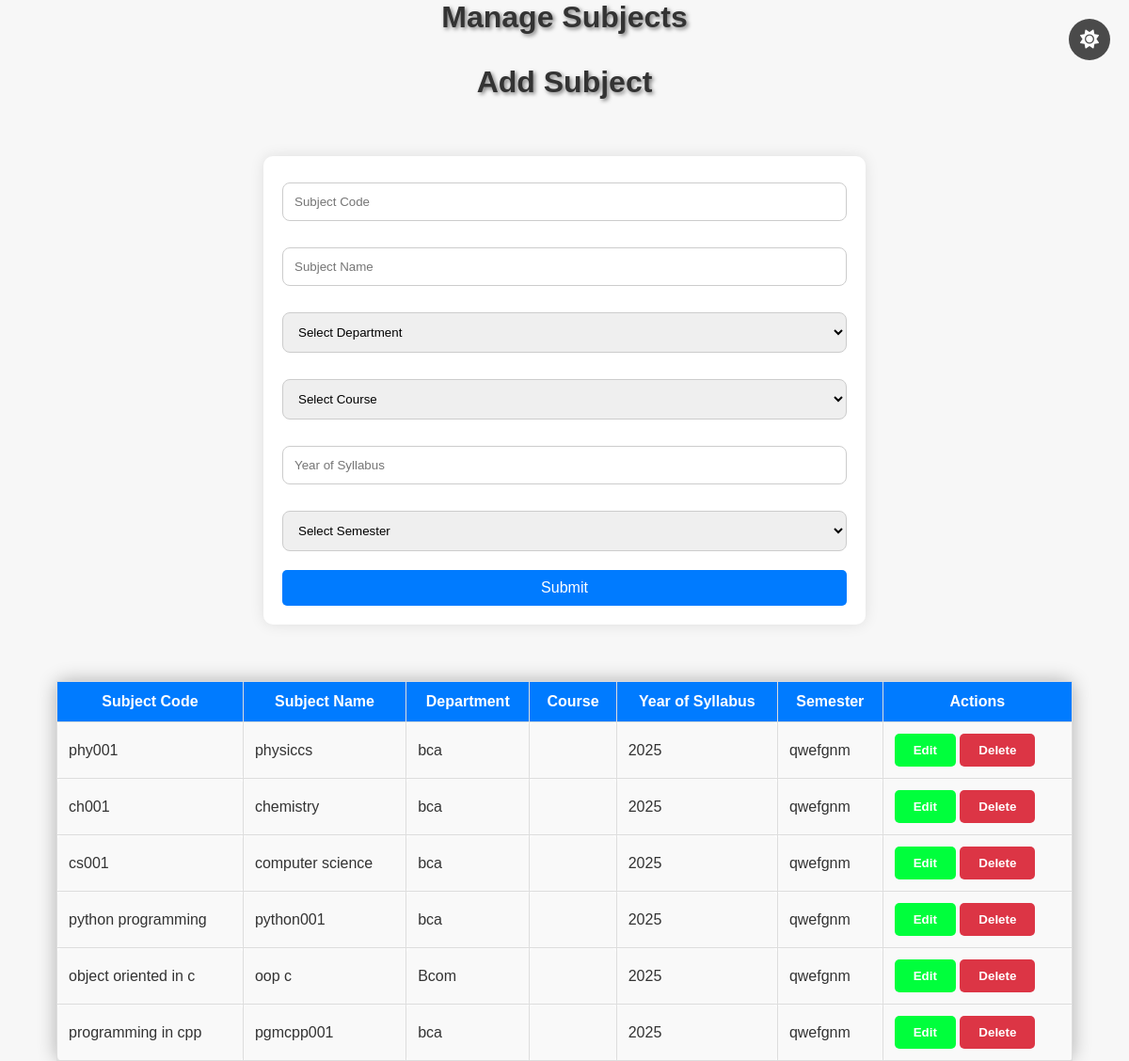
Page /subjects_management/ on the committed database.
### SynChronisApp/models.py (models this page shows)
class SubjectsTable(models.Model):
    SType=[
        ('Class Room', 'Class Room'),
        ('Computer Lab', 'Computer Lab'),
        ('Electronics Lab', 'Electronics Lab'),
        ('Physics Lab', 'Physics Lab'),
        ('Chemistry Lab', 'Chemistry Lab'),
        ('Biology Lab', 'Biology Lab'),
        ('Maths Lab', 'Maths Lab'),
        ('Library', 'Library'),
        ('Auditorium', 'Auditorium'),
        ('Seminar Hall', 'Seminar Hall'),
    ]
    Subject_code = models.CharField(max_length=50, null=True, blank=True)
    SubjectName = models.CharField(max_length=50, null=True, blank=True)
    SubjectType = models.CharField(max_length=50, choices=SType, null=True, blank=True)
    Department = models.ForeignKey('DepartmentsTable', on_delete=models.CASCADE, null=True, blank=True)
    Year_of_Syllabus = models.CharField(max_length=50, null=True, blank=True)
    Semester = models.ForeignKey(SemesterTable, on_delete=models.CASCADE, null=True, blank=True)

class DepartmentsTable(models.Model):
    department_id = models.IntegerField(null=False, blank=False)
    Department = models.CharField(max_length=50, null=True, blank=True)

class SemesterTable(models.Model):
    Semester = models.CharField(max_length=50, null=True, blank=True)
    StartDate = models.DateField(null=True, blank=True)
    EndDate = models.DateField(null=True, blank=True)
    course = models.ForeignKey(CourseTable, on_delete=models.CASCADE, null=True, blank=True)

### SynChronisApp/views.py (the view, shortened to what this page needs)
# urls.py: path('subjects_management/', ManageSubjectsView.as_view(), name='subjects_management'),
class ManageSubjectsView(View):
    def get(self, request):
        departments = DepartmentsTable.objects.all()
        courses = CourseTable.objects.all()
        semesters = SemesterTable.objects.all()
        subjects = SubjectsTable.objects.all()
        return render(request, 'managesubjects.html', {
            'departments': departments,
            'courses': courses,
            'semesters': semesters,
            'subjects': subjects
        })

### templates/managesubjects.html (shortened to what this page needs)
{% load static %}
<html lang="en">
<head>
    <link href="https://cdnjs.cloudflare.com/ajax/libs/font-awesome/6.0.0-beta3/css/all.min.css" rel="stylesheet">
    <link rel="stylesheet" href="{% static 'css/manage.css' %}">
</head>
<body>
     <button id="theme-toggle-btn" class="theme-toggle-btn">
        <i class="fa fa-sun"></i>
    </button>
    <h2>Manage Subjects</h2>
    <h3 id="form-title">Add Subject</h3>
    <form method="post" id="subject-form">
        <input type="text" name="subject_code" id="subject_code" placeholder="Subject Code" required>
        <input type="text" name="subject_name" id="subject_name" placeholder="Subject Name" required>
        <select name="department_id" id="department_id" required>
            <option value="">Select Department</option>
        </select>
        <select name="course_id" id="course_id" required>
            <option value="">Select Course</option>
        </select>
        <input type="text" name="year_of_syllabus" id="year_of_syllabus" placeholder="Year of Syllabus" required>
        <select name="semester" id="semester" required>
            <option value="">Select Semester</option>
        </select>
        <button type="submit">Submit</button>
    </form>
    <table>
        <thead>
            <tr>
                <th>Subject Code</th>
                <th>Subject Name</th>
                <th>Department</th>
                <th>Course</th>
                <th>Year of Syllabus</th>
                <th>Semester</th>
                <th>Actions</th>
            </tr>
        </thead>
        <tbody>
            {% for subject in subjects %}
            <tr data-id="{{ subject.id }}">
                <td>{{ subject.Subject_code }}</td>
                <td>{{ subject.SubjectName }}</td>
                <td>{{ subject.Department.Department }}</td>
                <td>{{ subject.Course.CourseName }}</td>
                <td>{{ subject.Year_of_Syllabus }}</td>
                <td>{{ subject.Semester.Semester }}</td>
                <td>
                    <button class="edit-btn" id="edit-btn" data-id="{{ subject.id }}">Edit</button>
                    <button class="delete-btn" id="delete-btn" data-id="{{ subject.id }}">Delete</button>
                </td>
            </tr>
            {% endfor %}
        </tbody>
    </table>
</body>
</html>

### static/css/manage.css (style rules this page uses)
body { font-family: 'Arial', sans-serif; margin: 0; padding: 0; height: 100%; background: url('https://maps.googleapis.com/maps/api/staticmap?center=40.748817,-73.985428&zoom=15&size=600x300&maptype=roadmap') no-repeat center center fixed; background-size: cover; overflow: hidden; color: #333; overflow-y: scroll; }
h2, h3 { text-align: center; color: inherit; font-size: 2rem; font-weight: bold; text-shadow: 2px 2px 4px rgba(0, 0, 0, 0.5); }
button { cursor: pointer; border: none; padding: 10px 20px; border-radius: 5px; transition: all 0.3s ease; }
#theme-toggle-btn { position: fixed; top: 20px; right: 20px; background-color: rgba(0, 0, 0, 0.7); color: white; padding: 12px; border-radius: 50%; font-size: 18px; }
#theme-toggle-btn i { font-size: 20px; }
form { max-width: 600px; margin: 60px auto; padding: 20px; border-radius: 10px; background-color: rgba(255, 255, 255, 0.85); box-shadow: 0 0 15px rgba(0, 0, 0, 0.1); }
form input, form select { width: 100%; padding: 12px; margin: 8px 0 20px 0; border: 1px solid #ccc; border-radius: 8px; box-sizing: border-box; }
form button { background-color: #007bff; color: white; font-size: 1rem; width: 100%; transition: background-color 0.3s; }
table { width: 90%; margin: 30px auto; border-collapse: collapse; box-shadow: 0 0 20px rgba(0, 0, 0, 0.3); border-radius: 10px; background-color: rgba(255, 255, 255, 0.8); }
th, td { padding: 12px; text-align: left; border: 1px solid #ddd; }
th { background-color: #007bff; color: white; font-weight: bold; text-align: center; }
td { background-color: rgba(255, 255, 255, 0.9); color: #333; border-radius: 5px; }
body.light { background-color: #f7f7f7; }
body.light form { background-color: #fff; box-shadow: 0 0 15px rgba(0, 0, 0, 0.1); }
body.light table { background-color: #fff; color: #333; border-radius: 10px; }
body.light th { background-color: #007bff; }
body.light td { background-color: #f9f9f9; }
body.light th, body.light td { border: 1px solid #ddd; }
body.light button { background-color: #007bff; color: white; }
.light #edit-course-btn, .light #edit-btn, .light #edit-department-btn { background-color: #00ff3c; color: white; font-weight: bold; }
.light #delete-course-btn, .light #delete-btn, .light #delete-department-btn { background-color: #dc3545; color: white; font-weight: bold; }

### rows in the picture
SubjectsTable: Subject_code "phy001", SubjectName "physiccs", Department.Department "bca", Year_of_Syllabus "2025", Semester.Semester "qwefgnm"
SubjectsTable: Subject_code "ch001", SubjectName "chemistry", Department.Department "bca", Year_of_Syllabus "2025", Semester.Semester "qwefgnm"
SubjectsTable: Subject_code "cs001", SubjectName "computer science", Department.Department "bca", Year_of_Syllabus "2025", Semester.Semester "qwefgnm"
SubjectsTable: Subject_code "python programming", SubjectName "python001", Department.Department "bca", Year_of_Syllabus "2025", Semester.Semester "qwefgnm"
SubjectsTable: Subject_code "object oriented in c", SubjectName "oop c", Department.Department "Bcom", Year_of_Syllabus "2025", Semester.Semester "qwefgnm"
SubjectsTable: Subject_code "programming in cpp", SubjectName "pgmcpp001", Department.Department "bca", Year_of_Syllabus "2025", Semester.Semester "qwefgnm"
